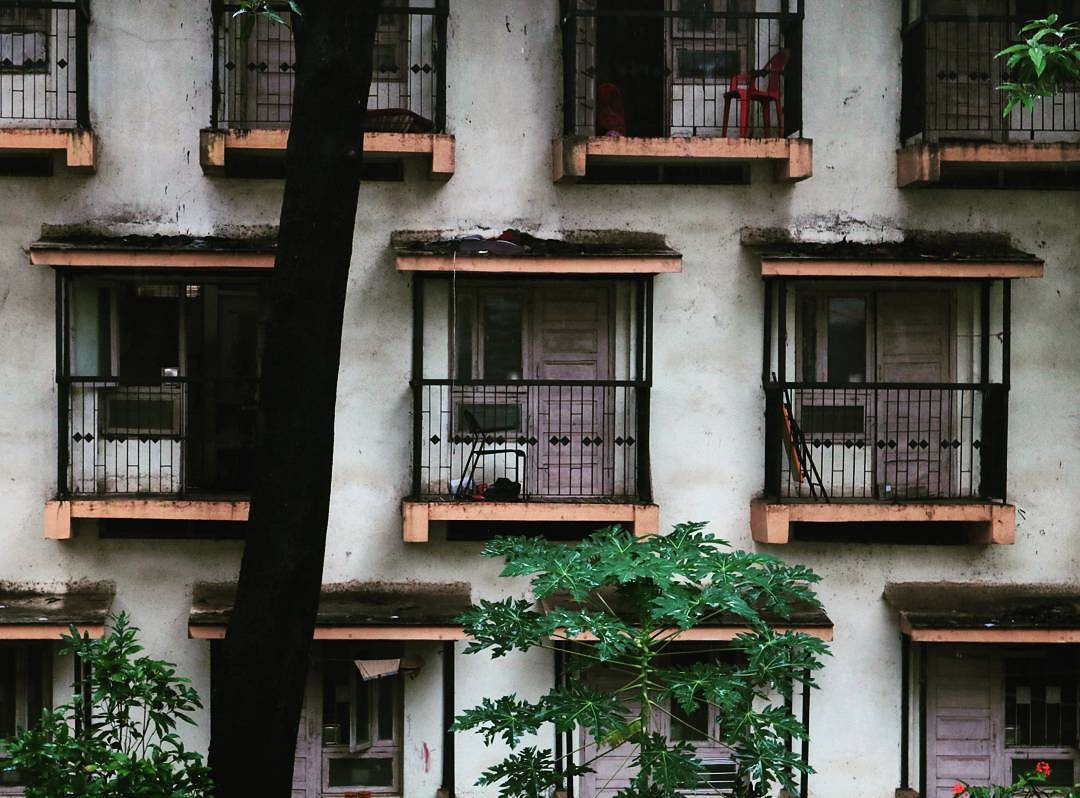
#> input picture assets/images/bombay-6.jpg, 1080 x 798 px
$ jupyter execute --allow-errors 06_edge_detection.ipynb   (older library calls are emulated)
#> lines starting #> are read from the running program, lines starting #| are printed output that depends on the picture
# Edge Detection

[cell 1]
# Importing libraries
import cv2
import sys
import imutils
import numpy as np
sys.path.append('../')
import matplotlib.pyplot as plt
# from basics import functions as fn
import matplotlib.gridspec as gridspec
np.set_printoptions(threshold=sys.maxsize, linewidth = 120)

[cell 2]
# Reading a sample image
img = cv2.imread('..//assets//images//bombay-6.jpg')
#> img is the input picture: shape (798, 1080, 3); mean B, G, R 79.3, 87.3, 87.4
img = cv2.cvtColor(img, cv2.COLOR_BGR2GRAY)
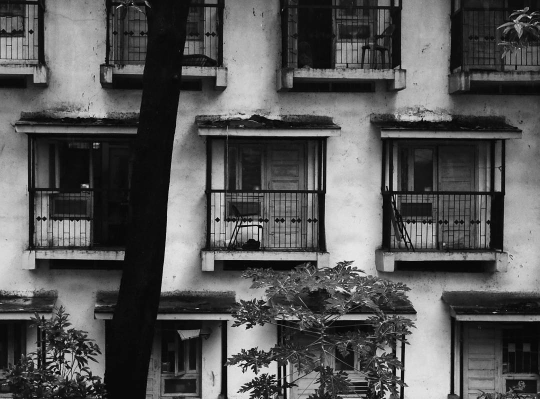
#> img: shape (798, 1080) (shown at 1/2 size); min 0, max 252, mean 86.4
plt.imshow(img, cmap='gray', vmin=0, vmax=255)
plt.title('Taj Image')
plt.show()

[cell 3]
sobelx = np.array([[1,2,1], [0,0,0],[-1,-2,-1]])
sobely = np.array([[-1,0,1], [-2,0,2],[-1,0,1]])
laplacian = np.array([[0,-1,0], [-1,4,-1],[0,-1,0]])
print(sobelx)
print(sobely)
print(laplacian)
gradientx = cv2.filter2D(img, -1, sobelx)
gradienty = cv2.filter2D(img, -1, sobely)
lapImg = cv2.filter2D(img, -1, laplacian)
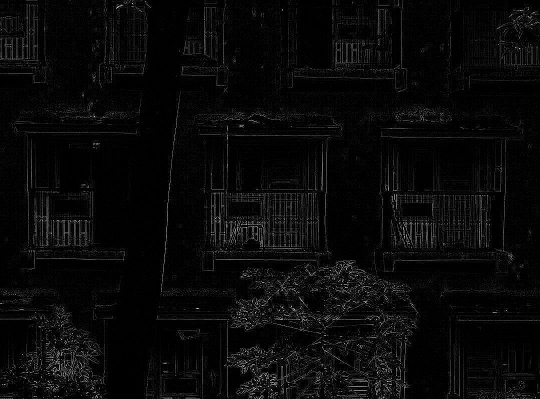
#> lapImg: shape (798, 1080) (shown at 1/2 size); min 0, max 255, mean 9.3

f, (ax1, ax2, ax3, ax4) = plt.subplots(1,4, figsize = (50,50))
ax1.imshow(img, cmap='gray', vmin=0, vmax=255)
ax2.imshow(gradientx, cmap='gray', vmin=0, vmax=255)
ax3.imshow(gradienty, cmap='gray', vmin=0, vmax=255)
ax4.imshow(lapImg, cmap='gray', vmin=0, vmax=255)
plt.show()

[cell 4]
img = cv2.GaussianBlur(img, (3,3), 0)
# ret, img = cv2.threshold(img, 127, 255, cv2.THRESH_BINARY)
# img = cv2.adaptiveThreshold(img, 255, cv2.ADAPTIVE_THRESH_GAUSSIAN_C, cv2.THRESH_BINARY, 115, 1)
# imge = cv2.erode(img, kernel = np.ones((3, 3),np.uint8), iterations = 3)

[cell 5]
sobelx = np.array([[1,2,1], [0,0,0],[-1,-2,-1]])
sobely = np.array([[-1,0,1], [-2,0,2],[-1,0,1]])
laplacian = np.array([[0,-1,0], [-1,4,-1],[0,-1,0]])
print(sobelx)
print(sobely)
print(laplacian)
gradientx = cv2.filter2D(img, -1, sobelx)
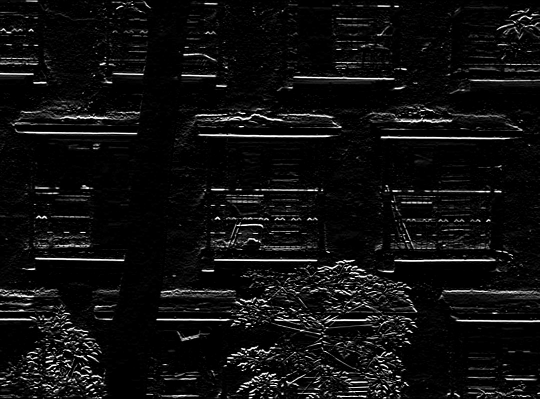
#> gradientx: shape (798, 1080) (shown at 1/2 size); min 0, max 255, mean 15.4
gradienty = cv2.filter2D(img, -1, sobely)
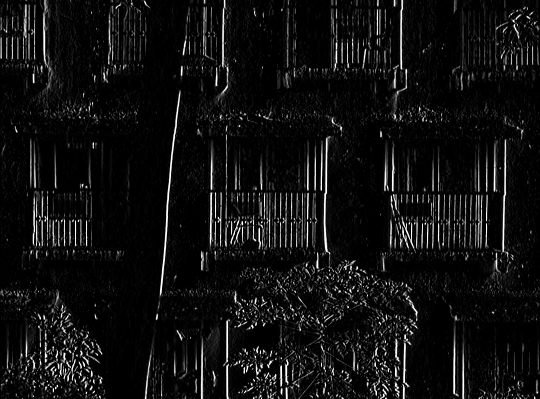
#> gradienty: shape (798, 1080) (shown at 1/2 size); min 0, max 255, mean 16.4
lapImg = cv2.filter2D(img, -1, laplacian)
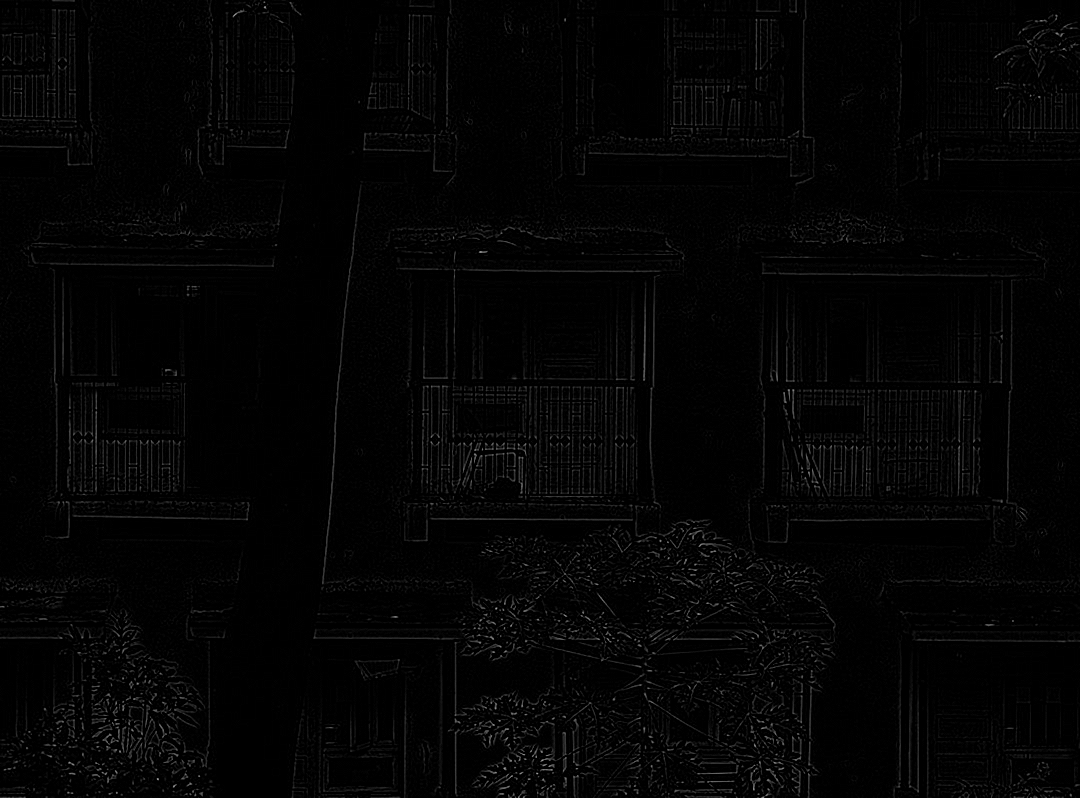
#> lapImg: shape (798, 1080); min 0, max 164, mean 3.9

f, (ax1, ax2, ax3, ax4) = plt.subplots(1,4, figsize = (50,50))
ax1.imshow(img, cmap='gray', vmin=0, vmax=255)
ax2.imshow(gradientx, cmap='gray', vmin=0, vmax=255)
ax3.imshow(gradienty, cmap='gray', vmin=0, vmax=255)
ax4.imshow(lapImg, cmap='gray', vmin=0, vmax=255)
plt.show()

$ run again, with assets/images/bombay-1.jpg copied over assets/images/bombay-6.jpg
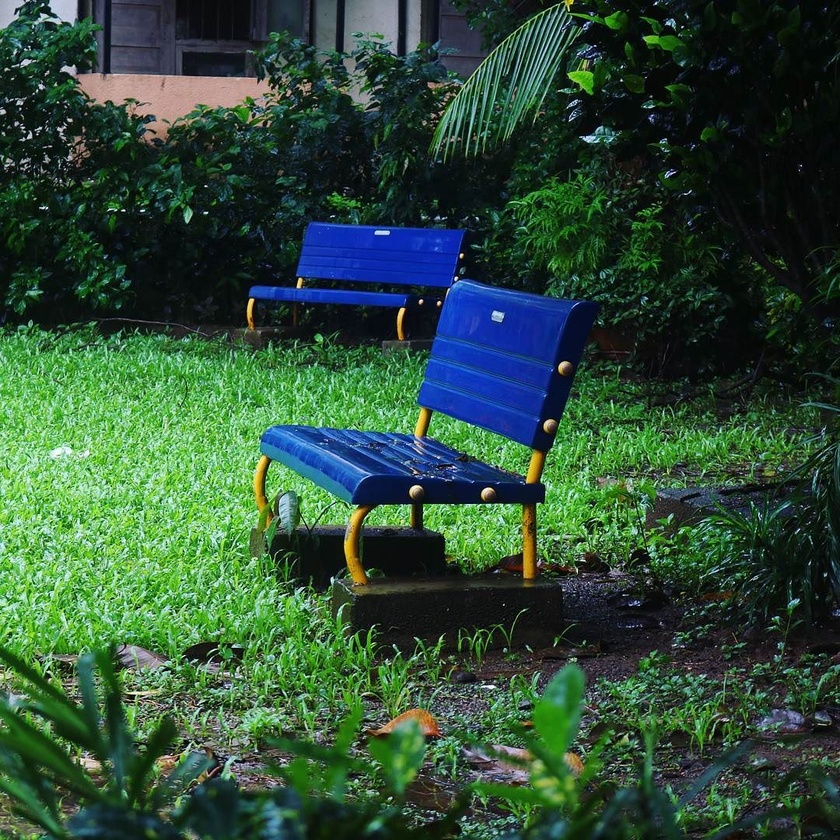
#> input picture assets/images/bombay-1.jpg, 840 x 840 px, shrunk from 1080 x 1080 before the run
#> img is the input picture: shape (840, 840, 3); mean B, G, R 56.4, 77.2, 47.5
#> `img = cv2.cvtColor(img, cv2.COLOR_BGR2GRAY)`:
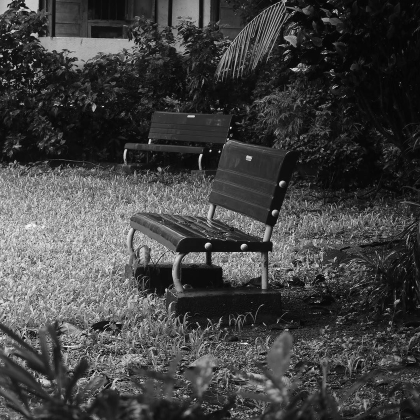
#> img: shape (840, 840) (shown at 1/2 size); min 0, max 254, mean 65.9
#> `lapImg = cv2.filter2D(img, -1, laplacian)`:
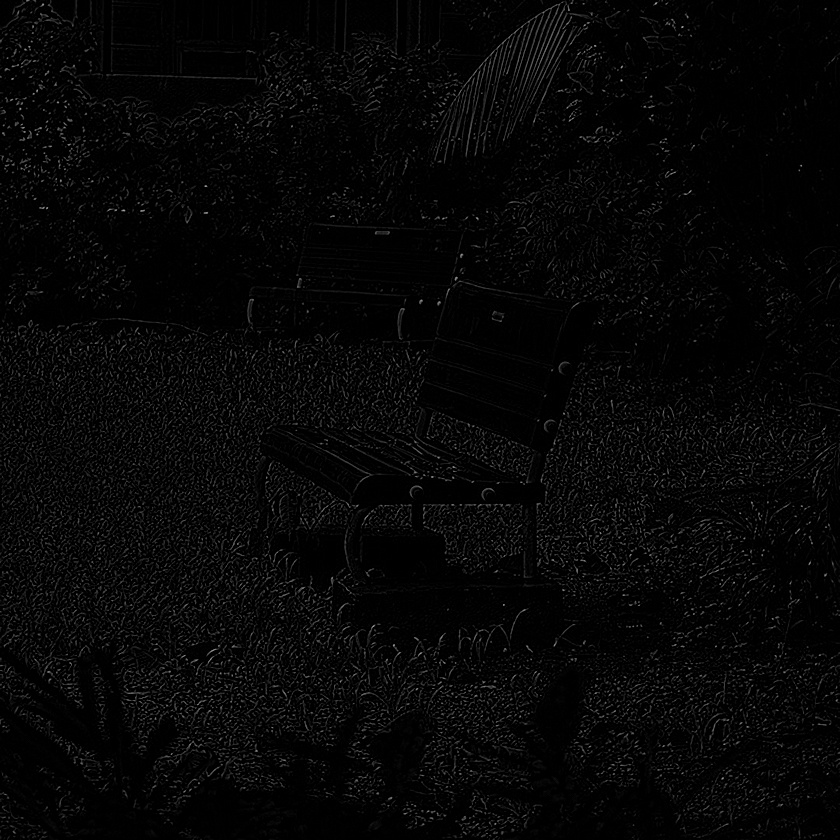
#> lapImg: shape (840, 840); min 0, max 172, mean 6.2

$ run again, with assets/images/bombay-2.jpg copied over assets/images/bombay-6.jpg
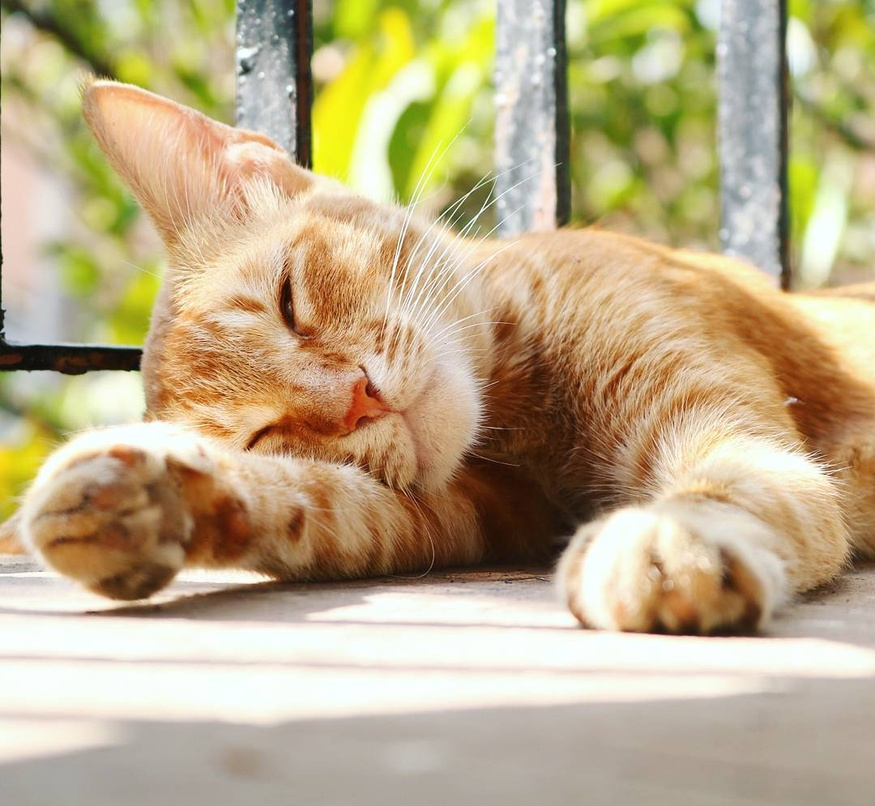
#> input picture assets/images/bombay-2.jpg, 875 x 806 px, shrunk from 1080 x 995 before the run
#> img is the input picture: shape (806, 875, 3); mean B, G, R 136.4, 172.9, 189.2
#> `img = cv2.cvtColor(img, cv2.COLOR_BGR2GRAY)`:
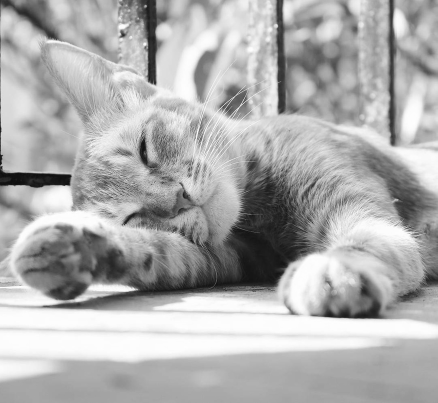
#> img: shape (806, 875) (shown at 1/2 size); min 6, max 255, mean 173.7
#> `lapImg = cv2.filter2D(img, -1, laplacian)`:
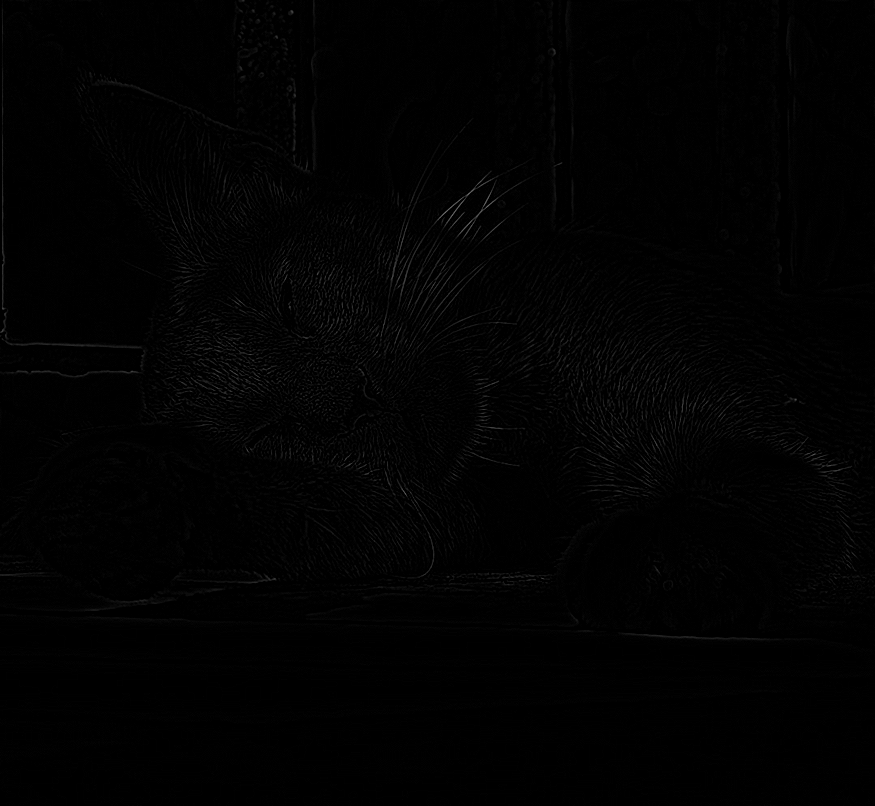
#> lapImg: shape (806, 875); min 0, max 112, mean 1.8
